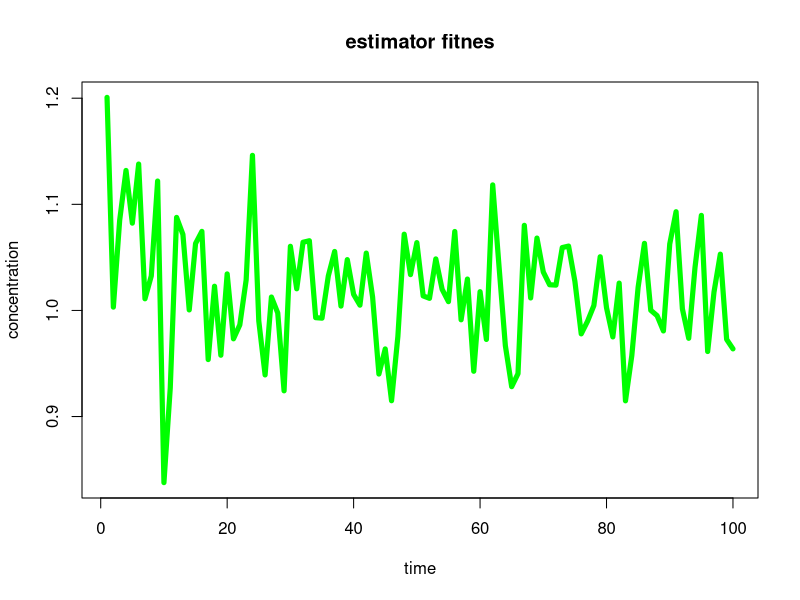

This figure's R source:
require(magrittr)
require(tidyverse)
require(zoo)
require(tibble)
library(dplyr)
library (reshape2)

set.seed(2137)
lambda <- as.integer(3/2)
# z tw. o kresie Cramera Rao:
# prawdziwa_wariancja >= c1/n/I(lambda) gdzie:
# c1 = (m`(lambda))^2 / I(lambda)
# Wariancja powinna zibegać do Estymator = c1/n/I(lambda) => zbadamy iloraz Wariancja/Estymator
# Z wikipedii I(lambda) = 1/lambda^2
# Z wikipedii obciążenie =  lambda / (n - 1)
#
# Zatem:
#
# wartość oczekiwana: ex(lambda) = lambda + lambda / (n - 1)
# wartość  pochodnej: ex`(lambda)= 1 + 1 / (n-1)              #po lambdzie

informacjaFishera <- function(lambda) {1/(lambda**2)}
wartoscOczekiwana <- function(lambda, n) {lambda + lambda / (n-1)}
wartoscOczekiwanaPrim <- function(n) {1 + 1 / (n-1)}
constValue <- function(lambda, n) { wartoscOczekiwanaPrim(n)**2 / informacjaFishera(lambda) }

rv <- c()
for (exponent in 1:100){
  nn = 1000
  n = 10*exponent
  
  estymatory = replicate(nn, {
      dane = rexp(n, lambda)
      1 / mean(dane)
  })
  
  obciążenie = mean(estymatory - lambda)
  wariancja = var(estymatory)
  estymator = constValue(lambda,n)/n
  
  #print(wariancja/estymator)
  rv <- append(rv, wariancja/estymator)
}

t=1:100
plot(t,rv, type="l", col="green", lwd=5, xlab="time", ylab="concentration", main="estimator fitnes")
